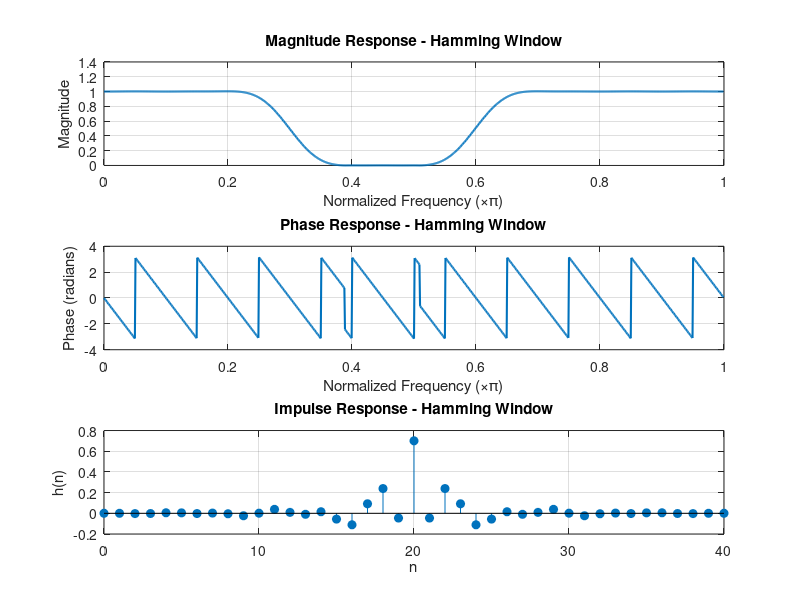

Recreate this plot in MATLAB.
clc;
clear;
close all;

% -------- Filter Specifications --------
N = 41;
wc1 = 0.3*pi;
wc2 = 0.6*pi;

Wn = [wc1 wc2]/pi;

% -------- FIR Band-Stop Filter Design --------
b = fir1(N-1, Wn, 'stop', hamming(N));   % Using Hamming window

% -------- Frequency Response --------
[H, w] = freqz(b,1,1024);

figure;

% Magnitude Response
subplot(3,1,1);
plot(w/pi, abs(H), 'LineWidth',1.5);
grid on;
title('Magnitude Response - Hamming Window');
xlabel('Normalized Frequency (\times\pi)');
ylabel('Magnitude');

% Phase Response
subplot(3,1,2);
plot(w/pi, angle(H), 'LineWidth',1.5);
grid on;
title('Phase Response - Hamming Window');
xlabel('Normalized Frequency (\times\pi)');
ylabel('Phase (radians)');

% Impulse Response
subplot(3,1,3);
stem(0:N-1, b, 'filled');
grid on;
title('Impulse Response - Hamming Window');
xlabel('n');
ylabel('h(n)');
